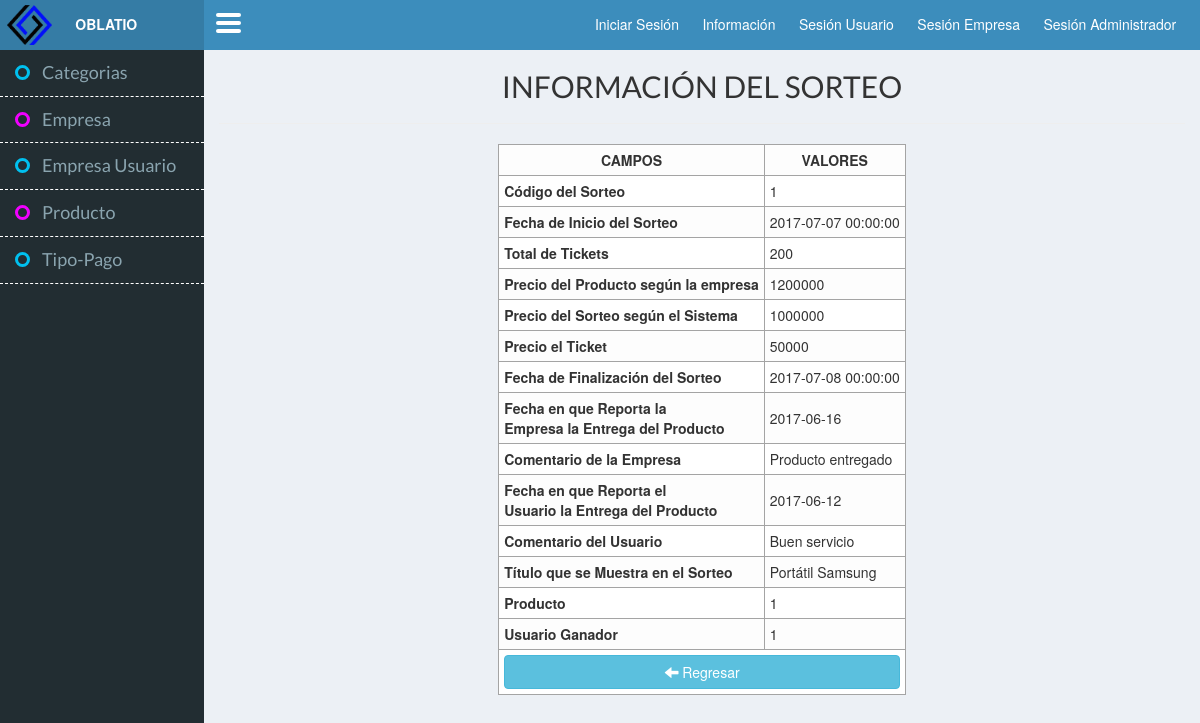
Page /index.php?controller=Sorteo&action=ver&codigo=1 on the committed database.
### tables this page shows
CREATE TABLE `sorteo` (
  `sor_cod` int(11) NOT NULL,
  `sor_fecha_inicio` datetime NOT NULL,
  `sor_cantidad_tickets` int(10) NOT NULL,
  `sor_precio_base` int(10) NOT NULL,
  `sor_precio_sorteo` int(10) NOT NULL,
  `sor_precio_tic` int(10) NOT NULL,
  `sor_fecha_fin` datetime DEFAULT NULL,
  `sor_fecha_confirmacion_empresa` date DEFAULT NULL,
  `sor_comentario_empresa` varchar(150) DEFAULT NULL,
  `sor_fecha_confirmacion_usuario` date DEFAULT NULL,
  `sor_comentario_usuario` varchar(150) DEFAULT NULL,
  `sor_titulo_sorteo` varchar(30) NOT NULL,
  `fk_pro_id` int(11) NOT NULL,
  `fk_cod_usu` int(11) DEFAULT NULL
);

### core/ControladorBase.php (called while the page is built, shortened)
<?php
class ControladorBase {
    protected $layout;
    public function __construct() {
        require_once 'Conectar.php';
        require_once 'EntidadBase.php';
        if (isset($_SESSION['adm_tipo_administrador'])) {
            $this->layout = 'admin';
        }elseif (isset ( $_SESSION['emp_cod'])) {
            $this->layout = 'empresa';
        } elseif (isset ( $_SESSION['usu_cod'])) {
            $this->layout = 'usuario';
        }
        else {
            $this->layout = 'principal';
        }
    }
    public function view($vista, $datos = null) {
        require_once 'view/layouts/' . $this->layout . '.php';
    }
}
?>

### core/Conectar.php (called while the page is built)
<?php
class Conectar
{
    private $driver;
    private $host, $user, $pass, $database, $charset;
    public function __construct()
    {
        $db_cfg = require_once 'config/database.php';
        $this->driver =$db_cfg["driver"];
        $this->host =$db_cfg["host"];
        $this->user =$db_cfg["user"];
        $this->pass =$db_cfg["pass"];
        $this->database =$db_cfg["database"];
        $this->charset =$db_cfg["charset"];
    }
    public function conexion()
    {
        if ($this->driver == "mysql" || $this->driver == null){
            $con = new mysqli($this->host, $this->user, $this->pass, $this->database);
            $con->query("SET NAMES '".$this->charset."'");
        }
        return $con;
    }
}
?>

### config/database.php (called while the page is built)
<?php
return array(
    "driver"    =>"mysql",
    "host"      =>"localhost",
    "user"      =>"root",
    "pass"      =>"",
    "database"  =>"oblatio_mvc_bd",
    "charset"   =>"utf8"
);
?>

### model/sorteo.php (called while the page is built, shortened)
<?php
class Sorteo extends EntidadBase {
    public function __construct($adapter) {
        $table = "sorteo";
    }
}
?>

### core/EntidadBase.php (called while the page is built, shortened)
<?php
class EntidadBase {
    private $table;
    private $db;
    public function __construct($table, $adapter) {
        $this->table = (string) $table;
        $this->db = $adapter;
    }
    public function getById($id, $primaryKey) {
        $query = $this->db->query("SELECT * FROM $this->table WHERE " . $primaryKey . "=" . $id);
        $resultSet = null;
        if ($row = $query->fetch_object()) {
            $resultSet = $row;
        } else {
            echo "No se pudo mostrar lo que busca, por favor contacte al administrador";
        }
        return $resultSet;
    }
}
?>

### view/sorteo/verSorteoView.php (the view)
<div id="" class="col-xs-13">
    <h3 class="textoCentrado FuenteTitulo tamanioFuente2">INFORMACIÓN DEL SORTEO</h3>
    <hr/>
</div>
<div id="" class="col-xs-12">
    <table id="tabla" class="centrarTabla">
        <thead>
            <tr>
                <th class="textoCentrado">CAMPOS</th>
                <th class="textoCentrado">VALORES</th>
            </tr>
        </thead>
        <tbody>
            <?php
            if (isset($getEdit)) {
                ?>
                <tr>
                    <td><strong>Código del Sorteo</strong></td>
                    <td><?php echo $getEdit->sor_cod; ?></td>
                </tr>
                <tr>
                    <td><strong>Fecha de Inicio del Sorteo</strong></td>
                    <td><?php echo $getEdit->sor_fecha_inicio; ?></td>
                </tr>
                <tr>
                    <td><strong>Total de Tickets</strong></td>
                    <td><?php echo $getEdit->sor_cantidad_tickets; ?></td>
                </tr>
                <tr>
                    <td><strong>Precio del Producto según la empresa</strong></td>
                    <td><?php echo $getEdit->sor_precio_base; ?></td>
                </tr>
                <tr>
                    <td><strong>Precio del Sorteo según el Sistema</strong></td>
                    <td><?php echo $getEdit->sor_precio_sorteo; ?></td>
                </tr>
                <tr>
                    <td><strong>Precio el Ticket</strong></td>
                    <td><?php echo $getEdit->sor_precio_tic; ?></td>
                </tr>
                <tr>
                    <td><strong>Fecha de Finalización del Sorteo </strong></td>
                    <td><?php echo $getEdit->sor_fecha_fin; ?></td>
                </tr>
                <tr>
                    <td><strong>Fecha en que Reporta la <br/>Empresa la Entrega del Producto </strong></td>
                    <td><?php echo $getEdit->sor_fecha_confirmacion_empresa; ?></td>
                </tr>
                <tr>
                    <td><strong>Comentario de la Empresa</strong></td>
                    <td><?php echo $getEdit->sor_comentario_empresa; ?></td>
                </tr>
                <tr>
                    <td><strong>Fecha en que Reporta el <br/>Usuario la Entrega del Producto</strong></td>
                    <td><?php echo $getEdit->sor_fecha_confirmacion_usuario ?></td>
                </tr>
                <tr>
                    <td><strong>Comentario del Usuario</strong></td>
                    <td><?php echo $getEdit->sor_comentario_usuario; ?></td>
                </tr>
                <tr>
                    <td><strong>Título que se Muestra en el Sorteo</strong></td>
                    <td><?php echo $getEdit->sor_titulo_sorteo; ?></td>
                </tr>
                <tr>
                    <td><strong>Producto</strong></td>
                    <td><?php echo $getEdit->fk_pro_id; ?></td>
                </tr>
                <tr>
                    <td><strong>Usuario Ganador</strong></td>
                    <td><?php echo $getEdit->fk_cod_usu; ?></td>
                </tr>
                <tr class="">
                    <td colspan="2">
                        <a href = "<?php echo "index.php?controller=sorteo&action=index"; ?>" class="btn btn-info btn-block">
                            <i class="glyphicon glyphicon-arrow-left"></i>
                            Regresar
                        </a>
                    </td>
                </tr>
                <?php
            }
            ?>
        </tbody>
    </table>
</div>

### css/cssPrincipal.css (style rules this page uses)
body { margin: 0; padding-top: 50px; background-color: #ECF0F5; }
td, th { border: #A4A4A4 1px solid; padding: 5px; }
.centrarTabla { margin: 0 auto; }
.textoCentrado { text-align: center; }

### css/_fuentes.css (style rules this page uses)
.FuenteTitulo { font-family: 'Lato', sans-serif; }
.tamanioFuente2 { font-size: 30px; }

### rows in the picture
sorteo: sor_cod "1", sor_fecha_inicio "2017-07-07 00:00:00", sor_cantidad_tickets "200", sor_precio_base "1200000", sor_precio_sorteo "1000000", sor_precio_tic "50000", sor_fecha_fin "2017-07-08 00:00:00", sor_fecha_confirmacion_empresa "2017-06-16", sor_comentario_empresa "Producto entregado", sor_fecha_confirmacion_usuario "2017-06-12", sor_comentario_usuario "Buen servicio", sor_titulo_sorteo "Portátil Samsung", fk_pro "1", fk_cod_usu "1"
